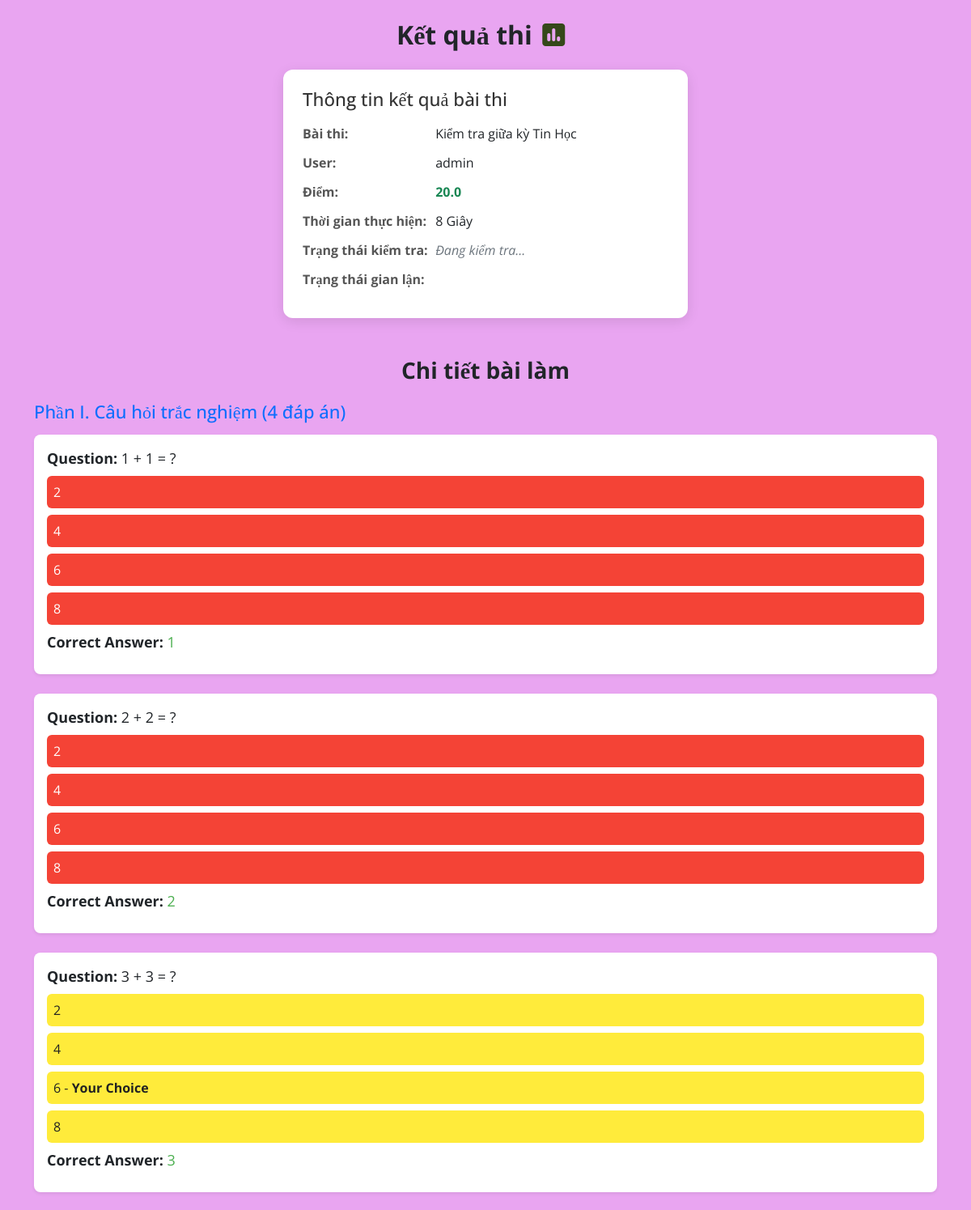
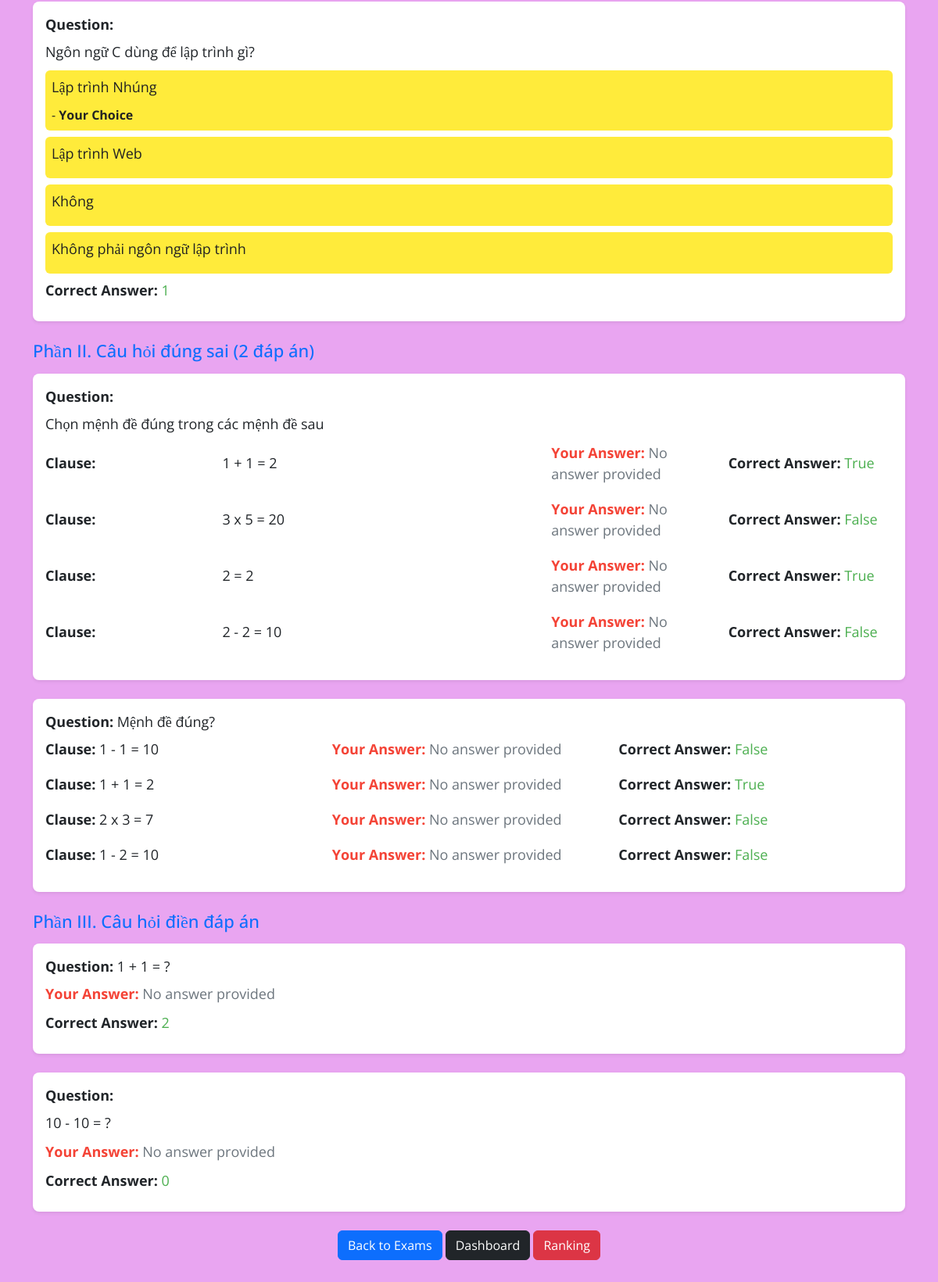
Page /result/17 (signed in) on the committed database (2 pictures, top to bottom).
### quiz/models/quiz.py (models this page shows, shortened)
class CommonAbstract(models.Model):
    created_at = models.DateTimeField(auto_now_add=True, verbose_name='Thời điểm tạo')
    updated_at = models.DateTimeField(auto_now=True, verbose_name='Thời điểm cập nhật')
    class Meta:
        ordering = ('-created_at',)
        abstract = True

class Result(CommonAbstract):
    id = models.AutoField(auto_created=True, primary_key=True, serialize=False, verbose_name='ID')
    user = models.ForeignKey(User, on_delete=models.SET_NULL, null=True, verbose_name='Người thực hiện')
    exam = models.ForeignKey(Exam, on_delete=models.SET_NULL, null=True, verbose_name='Bài thi')
    score = models.FloatField(default=0, verbose_name='Điểm số')
    rank = models.SmallIntegerField(default=9999, verbose_name='Thứ hạng')
    exam_time = models.IntegerField(default=1, verbose_name='Thời gian thực hiện')
    time_char = models.CharField(max_length=25, null=True, blank=True, verbose_name='Thời gian làm (phút)')
    is_cheat = models.BooleanField(default=False, verbose_name='Trạng thái gian lận')
    is_done = models.BooleanField(default=False, verbose_name='Kiểm tra gian lận hoàn thành')
    reason = models.CharField(max_length=255, default='', verbose_name='Lý do phát hiện gian lận')
    is_on_rank = models.BooleanField(default=False, verbose_name='Được xếp hạng')
    class Meta:
        ordering = ('-updated_at',)
        verbose_name = 'Kết quả thi'
        verbose_name_plural = 'Kết quả thi'
        db_table = 'results'

class Exam(CommonAbstract):
    id = models.AutoField(auto_created=True, primary_key=True, serialize=False, verbose_name='ID')
    thumb = models.ImageField(upload_to='exam_imgs/', null=True, blank=True, verbose_name='Ảnh thumbnail')
    title = models.CharField(max_length=255, verbose_name='Tên bài kiểm tra')
    room_name = models.CharField(max_length=255, verbose_name='Tên phòng thi')
    room_code = models.CharField(max_length=15, unique=True, verbose_name='Mã phòng thi')
    start_time = models.DateTimeField(verbose_name='Thời gian bắt đầu')
    finish_time = models.DateTimeField(verbose_name='Thời gian kết thúc')
    time_todo = models.IntegerField(default=15, verbose_name='Thời gian làm bài (phút)')
    retry = models.SmallIntegerField(default=1, verbose_name='Số lượt thi tối đa')
    subject = models.ForeignKey(Subject, on_delete=models.SET_NULL, null=True, verbose_name='Môn học')
    created_by = models.ForeignKey(TeacherProfile, on_delete=models.SET_NULL, null=True, verbose_name='Người tạo')
    classroom = models.ForeignKey(Classroom, on_delete=models.SET_NULL, null=True, verbose_name='Lớp')
    part_1 = models.ManyToManyField(Question, verbose_name='Phần I')
    part_2 = models.ManyToManyField(QuestionTrueFalse, verbose_name='Phần II')
    part_3 = models.ManyToManyField(QuestionFill, verbose_name='Phần III')
    class Meta:
        ordering = ('-created_at',)
        verbose_name = 'Bài kiểm tra'
        verbose_name_plural = 'Bài kiểm tra'
        db_table = 'exams'

class ResultDetail(CommonAbstract):
    id = models.AutoField(auto_created=True, primary_key=True, serialize=False, verbose_name='ID')
    result = models.ForeignKey(Result, on_delete=models.SET_NULL, null=True, verbose_name='Kết quả thi')
    question = models.ForeignKey(Question, on_delete=models.SET_NULL, null=True, verbose_name='Câu hỏi')
    answer = models.SmallIntegerField(null=True, blank=True, verbose_name='Câu trả lời')
    correct_answer = models.SmallIntegerField(null=True, blank=True, verbose_name='Đáp án đúng')
    is_correct = models.BooleanField(null=True, blank=True, verbose_name='Đúng/Sai')
    class Meta:
        ordering = ['-created_at',]
        verbose_name = 'Kết quả phần I'
        verbose_name_plural = 'Kết quả phần I'
        db_table = 'result_details'

class Question(CommonAbstract):
    CORRECT_CHOICES = (
        (1, 'A'),
        (2, 'B'),
        (3, 'C'),
        (4, 'D')
    )
    id = models.AutoField(auto_created=True, primary_key=True, serialize=False, verbose_name='ID')
    text = RichTextUploadingField(null=True, blank=True, verbose_name='Câu hỏi')
    answer1 = RichTextUploadingField(null=True, blank=True, verbose_name='A')
    answer2 = RichTextUploadingField(null=True, blank=True, verbose_name='B')
    answer3 = RichTextUploadingField(null=True, blank=True, verbose_name='C')
    answer4 = RichTextUploadingField(null=True, blank=True, verbose_name='D')
    correct = models.SmallIntegerField(default=1, choices=CORRECT_CHOICES, verbose_name='Đáp án đúng')
    class Meta:
        db_table = 'choice_questions'
        verbose_name = 'Câu hỏi'
        verbose_name_plural = 'Câu hỏi'
        ordering = ['-updated_at','text']

class QuestionTrueFalse(CommonAbstract):
    id = models.AutoField(auto_created=True, primary_key=True, serialize=False, verbose_name='ID')
    text = RichTextUploadingField(null=True, blank=True, verbose_name='Câu hỏi')
    class Meta:
        verbose_name = 'Câu hỏi (Đ/S)'
        verbose_name_plural = 'Câu hỏi (Đ/S)'
        db_table = 'tf_questions'
        ordering = ['-updated_at', 'text']

class ResultTrueFalse(CommonAbstract):
    id = models.AutoField(auto_created=True, primary_key=True, serialize=False, verbose_name='ID')
    result = models.ForeignKey(Result, on_delete=models.CASCADE, verbose_name='Bài kiểm tra', null=True)
    question = models.ForeignKey(QuestionTrueFalse, on_delete=models.SET_NULL, null=True, verbose_name='Câu hỏi')
    answer = models.CharField(max_length=7, verbose_name='Đáp án chọn', default='')
    correct_answer = models.CharField(max_length=7, verbose_name='Đáp án đúng', null=True, blank=True)
    is_correct = models.BooleanField(null=True, blank=True, verbose_name='Đúng/Sai')
    clause = RichTextUploadingField(null=True, blank=True, verbose_name='Mệnh đề')
    class Meta:
        ordering = ['-created_at',]
        verbose_name = 'Kết quả phần II'
        verbose_name_plural = 'Kết quả phần II'
        db_table = 'result_tf_details'

class ResultFill(CommonAbstract):
    id = models.AutoField(auto_created=True, primary_key=True, serialize=False, verbose_name='ID')
    result = models.ForeignKey(Result, on_delete=models.CASCADE, verbose_name='Bài kiểm tra', null=True)
    question = models.ForeignKey(QuestionFill, on_delete=models.SET_NULL, null=True, verbose_name='Câu hỏi')
    answer = models.TextField(null=True, blank=True, verbose_name='Câu trả lời')
    correct_answer = models.TextField(null=True, blank=True, verbose_name='Đáp án đúng')
    is_correct = models.BooleanField(null=True, blank=True, verbose_name='Đúng/Sai')
    class Meta:
        ordering = ['-created_at']
        verbose_name = 'Kết quả phần III'
        verbose_name_plural = 'Kết quả phần III'
        db_table = 'result_fill_details'

class QuestionFill(CommonAbstract):
    id = models.AutoField(auto_created=True, primary_key=True, serialize=False, verbose_name='ID')
    text = RichTextUploadingField(null=True, blank=True, verbose_name='Câu hỏi')
    answer = models.TextField(null=True, blank=True, verbose_name='Đáp án')
    class Meta:
        verbose_name = 'Câu hỏi điền'
        verbose_name_plural = 'Câu hỏi điền'
        db_table = 'fill_questions'
        ordering = ['-updated_at', 'text']

### quiz/views/quiz.py (the view)
# urls.py: path('result/<pk>', result_view, name='result'), # result detail
@login_required(login_url='/login/')
def result_view(request, pk):
    try:
        result = Result.objects.get(pk=pk)
        result_details = ResultDetail.objects.filter(result=result)
        tf_data = list()
        for q in result.exam.part_2.all():
            obj = dict()
            obj['q_id'] = q.id
            obj['q_text'] = q.text
            obj['q_clause_list'] = list()
            true_false_details = ResultTrueFalse.objects.filter(result=result, question=q)
            for answ in true_false_details:
                temp = dict()
                temp['rd_id'] = answ.id
                temp['rd_clause'] = answ.clause
                temp['rd_answer'] = answ.answer
                temp['rd_correct_answer'] = answ.correct_answer
                temp['is_correct'] = answ.is_correct
                obj['q_clause_list'].append(temp)
            tf_data.append(obj)
        fill_details = ResultFill.objects.filter(result=result)
    except Result.DoesNotExist:
        raise Http404()
    return render(request, 'quiz/result.html', {
        'result': result,
        'result_details': result_details,
        'tf_data': tf_data,
        'fill_details': fill_details,
    })

### templates/quiz/result.html (shortened to what this page needs)
{% extends 'base.html' %}
{% load static %}
{% block content %}
<div class="container-fluid" style="background-color: #E9A5F1;">
    <div class="container py-4" >
        <h2 class="text-center text-dark fw-bold mb-4">Kết quả thi <i class="icon fas fa-poll"></i></h2>
        <div class="result-card">
            <h3>Thông tin kết quả bài thi</h3>
            <div class="result-item">
                <strong>Bài thi:</strong> {{ result.exam.title }}
            </div>
            <div class="result-item">
                <strong>User:</strong> {% if request.user.studentprofile %} {{request.user.studentprofile.fullname}} {% else %} {{request.user.username}} {% endif %}
            </div>
            <div class="result-item">
                <strong>Điểm:</strong> <span class="highlight">{{ result.score }}</span>
            </div>
            <div class="result-item">
                <strong>Thời gian thực hiện:</strong> {{ result.exam_time }} Giây
            </div>
            <div class="result-item">
                <strong>Trạng thái kiểm tra:</strong>
                <span id="status-check" class="checking">Đang kiểm tra...</span>
            </div>
            <div class="result-item">
                <strong>Trạng thái gian lận:</strong>
            </div>
        </div>
        <h3 class="text-center text-dark fw-bold mb-3 mt-5">Chi tiết bài làm</h3>
        <h3 class="text-primary mb-3">Phần I. Câu hỏi trắc nghiệm (4 đáp án)</h3>
        <ul class="list-unstyled">
            {% for detail in result_details %}
                <li class="card mb-4 shadow-sm border-0">
                    <div class="card-body">
                        <p class="card-title"><strong>Question:</strong> {{ detail.question.text|safe }}</p>
                        <ul class="list-unstyled">
                            <li class="p-2 mb-2 rounded
                                {% if detail.is_correct %} bg-warning
                                {% elif not detail.is_correct %} bg-danger text-white
                                {% endif %}">
                                {{ detail.question.answer1|safe }}
                                {% if detail.answer == 1 %}
                                    - <span class="fw-bold">Your Choice</span>
                                {% endif %}
                            </li>
                            <li class="p-2 mb-2 rounded
                                {% if detail.is_correct %} bg-warning
                                {% elif not detail.is_correct %} bg-danger text-white
                                {% endif %}">
                                {{ detail.question.answer2|safe }}
                            </li>
                            <li class="p-2 mb-2 rounded
                                {% if detail.is_correct %} bg-warning
                                {% elif not detail.is_correct %} bg-danger text-white
                                {% endif %}">
                                {{ detail.question.answer3|safe }}
                                {% if detail.answer == 3 %}
                                    - <span class="fw-bold">Your Choice</span>
                                {% endif %}
                            </li>
                            <li class="p-2 mb-2 rounded
                                {% if detail.is_correct %} bg-warning
                                {% elif not detail.is_correct %} bg-danger text-white
                                {% endif %}">
                                {{ detail.question.answer4|safe }}
                            </li>
                        </ul>
                        <p><strong>Correct Answer:</strong>
                            <span class="text-success">{{ detail.correct_answer|safe }}</span>
                        </p>
                    </div>
                </li>
            {% endfor %}
        </ul>
        <h3 class="text-primary mb-3">Phần II. Câu hỏi đúng sai (2 đáp án)</h3>
        <ul class="list-unstyled">
            {% for detail in tf_data %}
                <li class="card mb-4 shadow-sm border-0">
                    <div class="card-body">
                        <p class="card-title"><strong>Question:</strong> {{ detail.q_text|safe }}</p>
                        <ul class="list-unstyled">
                            {% for answer in detail.q_clause_list %}
                                <li class="d-flex align-items-center mb-2">
                                    <p class="me-3"><strong>Clause:</strong> {{ answer.rd_clause|safe }}</p>
                                    <p class="me-3 {% if detail.answer == answer.answer and detail.is_correct %} text-success {% else %} text-danger {% endif %}">
                                        <strong>Your Answer:</strong>
                                        {% if not answer.rd_answer %}
                                            <span class="text-muted">No answer provided</span>
                                        {% else %}
                                            {{ answer.rd_answer|title }}
                                        {% endif %}
                                    </p>
                                    <p><strong>Correct Answer:</strong> <span class="text-success">{{ answer.rd_correct_answer|title }}</span></p>
                                </li>
                            {% endfor %}
                        </ul>
                    </div>
                </li>
            {% endfor %}
        </ul>
        <h3 class="text-primary mb-3">Phần III. Câu hỏi điền đáp án</h3>
        <ul class="list-unstyled">
            {% for detail in fill_details %}
                <li class="card mb-4 shadow-sm border-0">
                    <div class="card-body">
                        <p class="card-title"><strong>Question:</strong> {{ detail.question.text|safe }}</p>
                        <p class="{% if detail.answer == detail.question.answer and detail.is_correct %} text-success {% else %} text-danger {% endif %}">
                            <strong>Your Answer:</strong>
                            {% if detail.answer %}
                                {{ detail.answer }}
                            {% else %}
                                <span class="text-muted">No answer provided</span>
                            {% endif %}
                        </p>
                        <p><strong>Correct Answer:</strong>
                            <span class="text-success">{{ detail.question.answer|safe }}</span>
                        </p>
                    </div>
                </li>
            {% endfor %}
        </ul>
        <div class="text-center">
            <a class="btn btn-primary mb-3" href="{% url 'index' %}">Back to Exams</a>
            <a class="btn btn-dark mb-3" href="/admin">Dashboard</a>
            <a class="btn btn-danger mb-3" href="#">Ranking</a>
        </div>
    </div>
</div>
{% endblock content %}

### rows in the picture
Result: exam "Kiểm tra giữa kỳ Tin Học", score "20.0", exam_time "8"
ResultDetail: question.text "1 + 1 = ?", question.answer1 "2", question.answer2 "4", question.answer3 "6", question.answer4 "8", correct_answer "1"
ResultDetail: question.text "2 + 2 = ?", question.answer1 "2", question.answer2 "4", question.answer3 "6", question.answer4 "8", correct_answer "2"
ResultDetail: question.text "3 + 3 = ?", question.answer1 "2", question.answer2 "4", question.answer3 "6", answer "Your Choice", question.answer4 "8", correct_answer "3"
ResultDetail: question.text "Ngôn ngữ C dùng để lập trình gì?", question.answer1 "Lập trình Nhúng", answer "Your Choice", question.answer2 "Lập trình Web", question.answer3 "Không", question.answer4 "Không phải ngôn ngữ lập trình", correct_answer "1"
QuestionTrueFalse: q_text "Chọn mệnh đề đúng trong các mệnh đề sau"
ResultTrueFalse: rd_clause "1 + 1 = 2", rd_correct_answer "True"
ResultTrueFalse: rd_clause "3 x 5 = 20", rd_correct_answer "False"
ResultTrueFalse: rd_clause "2 = 2", rd_correct_answer "True"
ResultTrueFalse: rd_clause "2 - 2 = 10", rd_correct_answer "False"
QuestionTrueFalse: q_text "Mệnh đề đúng?"
ResultTrueFalse: rd_clause "1 - 1 = 10", rd_correct_answer "False"
ResultTrueFalse: rd_clause "1 + 1 = 2", rd_correct_answer "True"
ResultTrueFalse: rd_clause "2 x 3 = 7", rd_correct_answer "False"
ResultTrueFalse: rd_clause "1 - 2 = 10", rd_correct_answer "False"
ResultFill: question.text "1 + 1 = ?", answer "No answer provided", question.answer "2"
ResultFill: question.text "10 - 10 = ?", answer "No answer provided", question.answer "0"

### other values in the picture
{{ request.user.username }} "admin"
